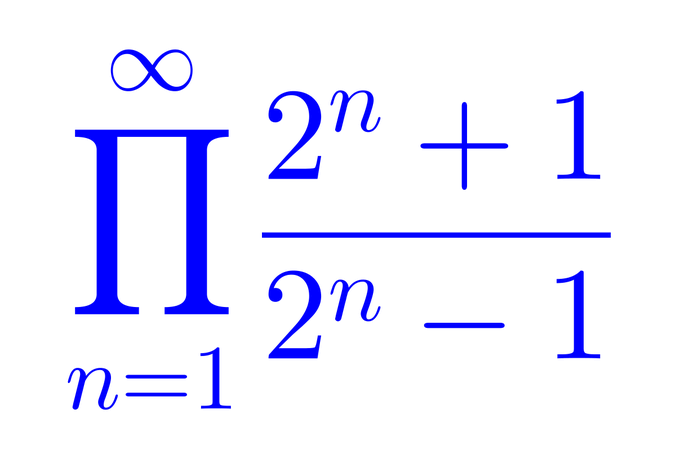
#> input picture t.png, 680 x 476 px
$ python t.py
#> lines starting #> are read from the running program, lines starting #| are printed output that depends on the picture; after the words box and inside, x2 and y2 are one past the last pixel; in counts of white or black regions, pixels touching at a corner belong together
import numpy as np
from PIL import Image

# 读取图片文件，转换为灰度模式
im = Image.open("t.png").convert("L")
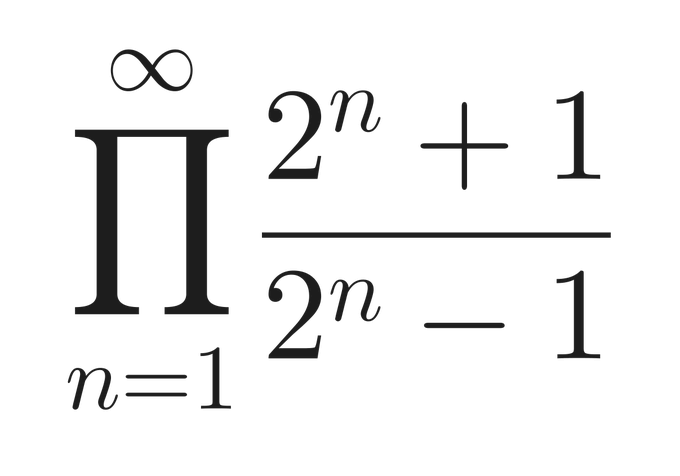
#> im: PIL image 680x476 L; min 29, max 255, mean 240.1

# 将图片转换为numpy数组
img = np.array(im)

# 设置阈值，将数组中大于阈值的元素设为255（白色），小于等于阈值的元素设为0（黑色）
threshold = 128
img[img > threshold] = 255
img[img <= threshold] = 0
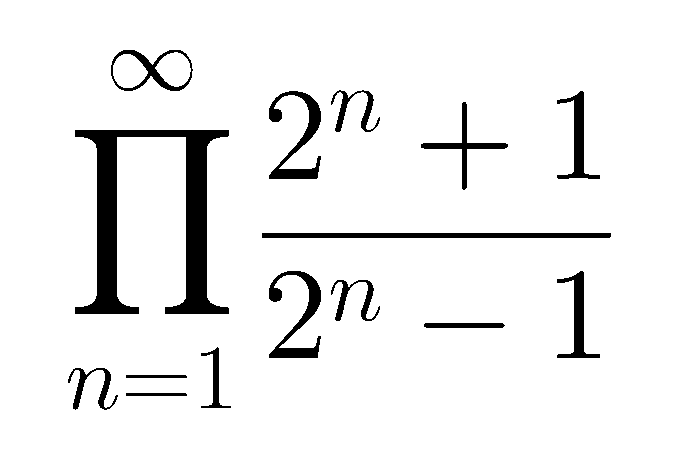
#> img: shape (476, 680); 93.6% white; 15 black regions, largest, box (x1, y1, x2, y2) and area: (75, 130, 229, 314) 9212, (262, 233, 611, 238) 1744, (269, 91, 321, 179) 1521

# 将数组转换回图片
im = Image.fromarray(img)

# 保存图片到文件
im.save("test_bin.jpg")

$ run again, with app-page.jpeg saved as t.png
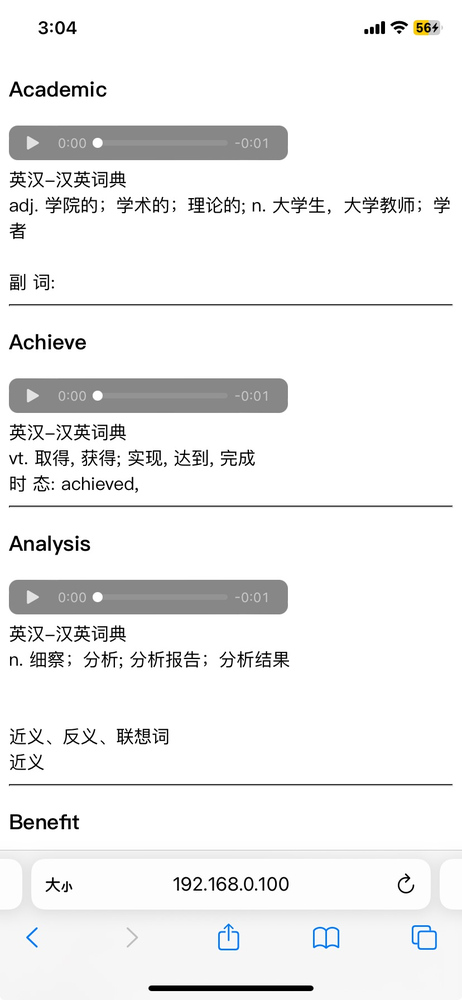
#> input picture app-page.jpeg, 462 x 1000 px, shrunk from 828 x 1792 before the run
#> `img[img > threshold] = 255`:
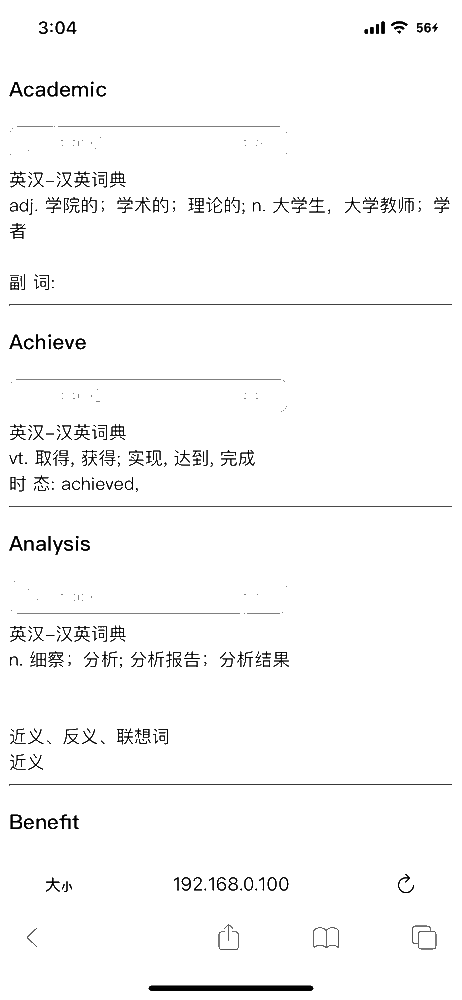
#> img: shape (1000, 462); min 0, max 255, mean 249
#> `img[img <= threshold] = 0`:
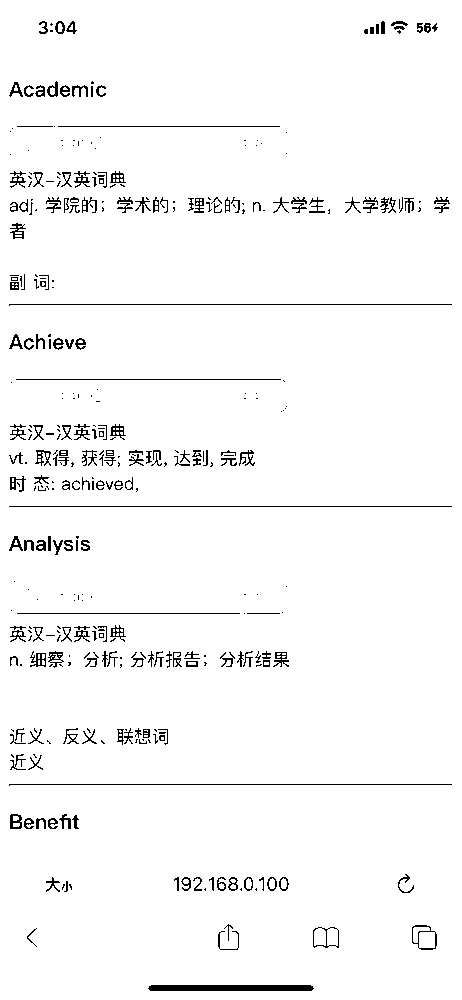
#> img: shape (1000, 462); 97% white; black in thin lines or dots
